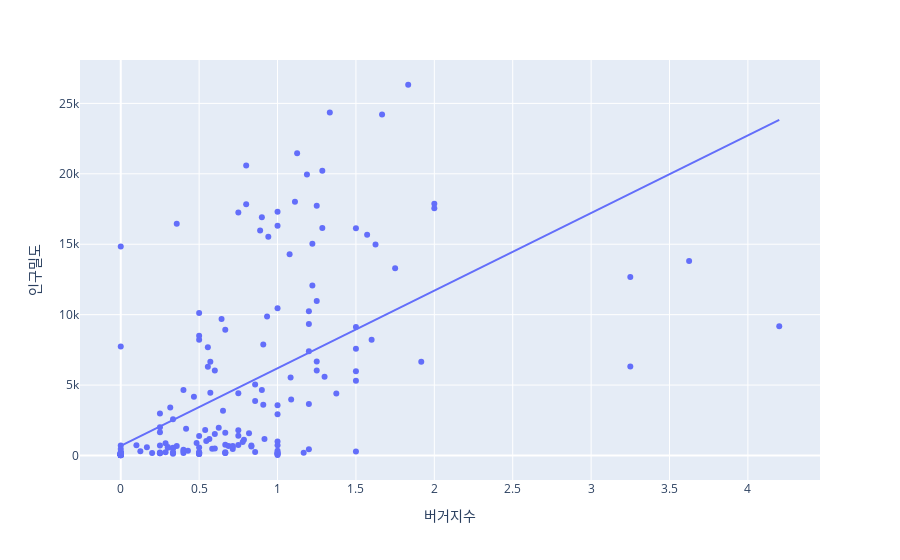

Notebook code for this chart:
### Code cell
# 버거지수에 따른 인구밀도
px.scatter(final_df, x='버거지수', y='인구밀도', trendline='ols', hover_name='주소')

### Figure 1 — Plotly figure (JSON) as saved in the notebook; plotly's stock layout.template omitted (floating-point values rounded to 4 significant figures; data arrays with more than 128 entries replaced by an {"elided": "..."} marker saying what was removed)
{"data": [{"hovertemplate": "<b>%{hovertext}</b><br><br>버거지수=%{x}<br>인구밀도=%{y}<extra></extra>", "hovertext": {"elided": "224 str values"}, "legendgroup": "", "marker": {"color": "#636efa", "symbol": "circle"}, "mode": "markers", "name": "", "orientation": "v", "showlegend": false, "type": "scatter", "x": {"elided": "224 float values"}, "xaxis": "x", "y": {"elided": "224 float values"}, "yaxis": "y"}, {"hovertemplate": "<b>OLS trendline</b><br>인구밀도 = 5510.16 * 버거지수 + 679.534<br>R<sup>2</sup>=0.360206<br><br>버거지수=%{x}<br>인구밀도=%{y} <b>(trend)</b><extra></extra>", "legendgroup": "", "marker": {"color": "#636efa", "symbol": "circle"}, "mode": "lines", "name": "", "showlegend": false, "type": "scatter", "x": {"elided": "224 float values"}, "xaxis": "x", "y": {"elided": "224 float values"}, "yaxis": "y"}], "layout": {"legend": {"tracegroupgap": 0}, "margin": {"t": 60}, "xaxis": {"anchor": "y", "domain": [0, 1], "title": {"text": "버거지수"}}, "yaxis": {"anchor": "x", "domain": [0, 1], "title": {"text": "인구밀도"}}}}
